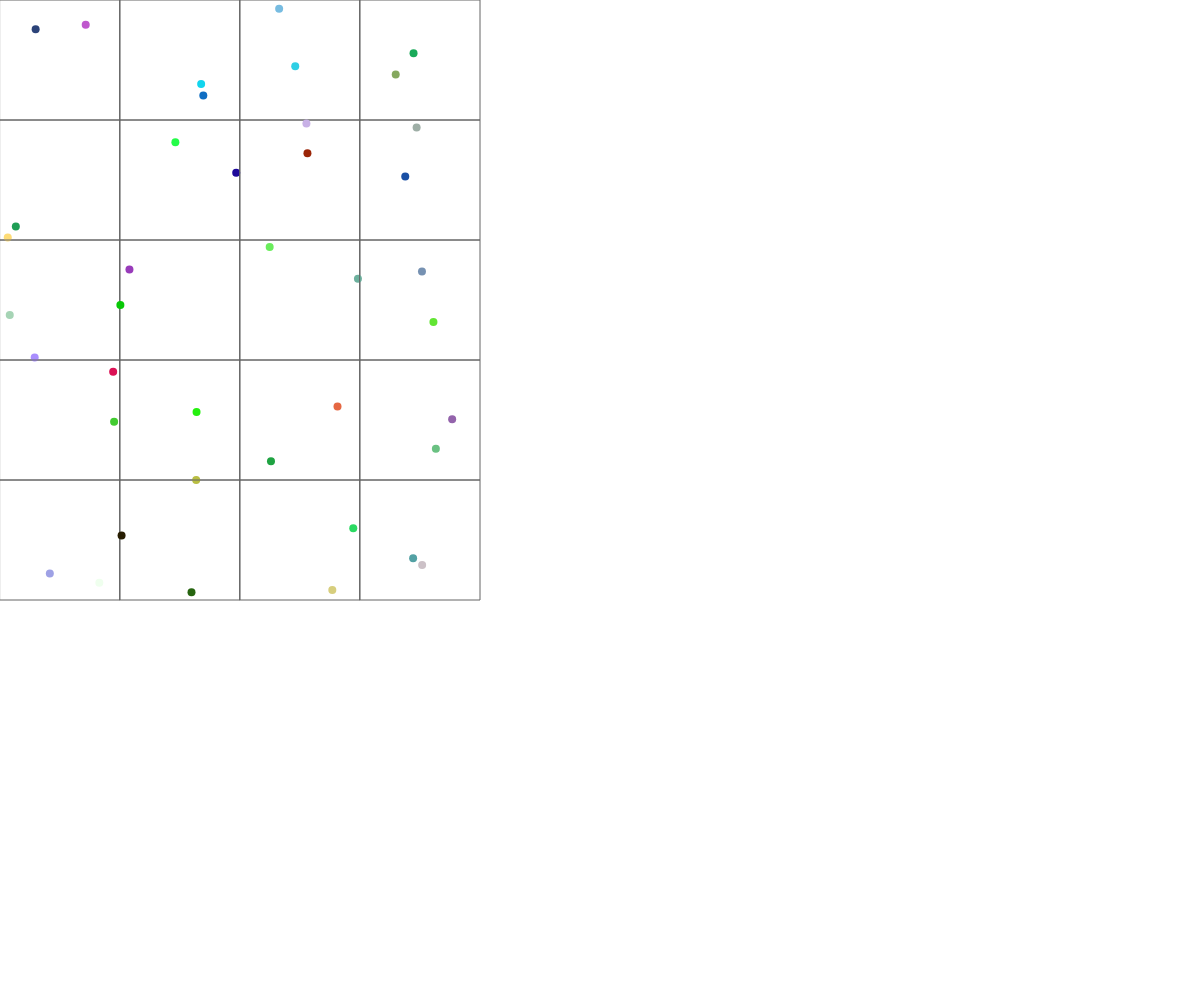
Frame 1 (no input)
Frame 60 (no input): identical to frame 1, image omitted
Frame 120 (the mouse pressed at the canvas centre since frame 60): identical to frame 1, image omitted

The p5.js sketch that drew this single still picture (run headless with seeded random() and noise() and a simulated clock; from frame 60 on, the mouse is pressed at the canvas centre):

// p5.js sketch
// ── sketch.js
let tileSize = 120;
let gridCols = 4;
let gridRows = 5;
let pointsPerTile = 2;
let searchStepsPerTileSqrt = 30;
let epsilon = 6;

let tiles = [];

function initTiles() {
  for (let y = 0; y < gridRows; y++) {
    for (let x = 0; x < gridCols; x++) {
      let tileX = x * tileSize;
      let tileY = y * tileSize;

      // Generate random points within the tile
      let points = [];
      for (let i = 0; i < pointsPerTile; i++) {
        let px = random(tileX, tileX + tileSize);
        let py = random(tileY, tileY + tileSize);
        points.push([createVector(px, py), color(random(255), random(255), random(255))]);
      }

      tiles.push({
        x: tileX,
        y: tileY,
        points: points
      });
    }
  }
}

function findThreeClosestPoints(target, pointArray) {
  // Start with max distance and dummy points
  let closest = [
    { dist: Infinity, point: null },
    { dist: Infinity, point: null },
    { dist: Infinity, point: null }
  ];

  for (let i = 0; i < pointArray.length; i++) {
    let p = pointArray[i];
    let d = dist(target.x, target.y, p[0].x, p[0].y);

    // Insert in the right spot if closer than any current
    if (d < closest[0].dist) {
      // Shift down
      closest[2] = closest[1];
      closest[1] = closest[0];
      closest[0] = { dist: d, point: p };
    } else if (d < closest[1].dist) {
      closest[2] = closest[1];
      closest[1] = { dist: d, point: p };
    } else if (d < closest[2].dist) {
      closest[2] = { dist: d, point: p };
    }
  }

  return closest;
}

function getThreePointDistanceDifference(target, points) {
  let d_a = dist(target.x, target.y, points[0].point[0].x, points[0].point[0].y);
  let d_b = dist(target.x, target.y, points[1].point[0].x, points[1].point[0].y);
  let d_c = dist(target.x, target.y, points[2].point[0].x, points[2].point[0].y);
  
  let dx_ab = abs(d_a - d_b);
  let dx_bc = abs(d_b - d_c);
  let dx_ac = abs(d_a - d_c);
  return (dx_ab + dx_bc + dx_ac);
  /*
  let distances = [d_a, d_b, d_c];

  // Find the max and min distances
  let maxDist = Math.max(...distances);
  let minDist = Math.min(...distances);

  // Return the difference — how far off they are from being equal
  return maxDist - minDist;
  */
}

function getThreePointTotalDistance(target, points) {
  return (
    dist(target.x, target.y, points[0].point[0].x, points[0].point[0].y) +
    dist(target.x, target.y, points[1].point[0].x, points[1].point[0].y) +
    dist(target.x, target.y, points[2].point[0].x, points[2].point[0].y)
  );
}



function setup() {
  createCanvas(windowWidth, windowHeight);
  initTiles();
}

function draw() {
  background(255);
  strokeWeight(1);
  
  for (let tile of tiles) {
    // Draw tile
    noFill();
    stroke(100);
    rect(tile.x, tile.y, tileSize, tileSize);

    // Draw points in tile
    noStroke();      
    for (let p of tile.points) {
      fill(p[1]);
      circle(p[0].x, p[0].y, 8);
    }
  }
  
  let cx = floor(mouseX / tileSize);
  let cy = floor(mouseY / tileSize);
  if (mouseX < 25 || mouseY < 25 || cx >= gridCols || cy >= gridRows)
    return;

  let lx = (cx - 1 + gridCols) % gridCols;
  let rx = (cx + 1) % gridCols;
  let ty = (cy - 1 + gridRows) % gridRows;
  let by = (cy + 1) % gridRows;
    
  let tileCenter = tiles[cx + cy * gridCols];
  let tileTopLeft = tiles[lx + ty * gridCols];
  let tileTopCenter = tiles[cx + ty * gridCols];
  let tileTopRight = tiles[rx + ty * gridCols];
  let tileCenterLeft = tiles[lx + cy * gridCols];
  let tileCenterRight = tiles[rx + cy * gridCols];
  let tileBottomLeft = tiles[lx + by * gridCols];
  let tileBottomCenter = tiles[cx + by * gridCols];
  let tileBottomRight = tiles[rx + by * gridCols];
  let allPoints = [...tileCenter.points, ...tileTopLeft.points, ...tileTopCenter.points, ...tileTopRight.points, ...tileCenterLeft.points, ...tileCenterRight.points, ...tileBottomLeft.points, ...tileBottomCenter.points, ...tileBottomRight.points];
  
  // Draw neighbors
  noFill();
  strokeWeight(2);
  stroke(200, 150, 0);
  rect(tileTopLeft.x, tileTopLeft.y, tileSize, tileSize);
  rect(tileTopCenter.x, tileTopCenter.y, tileSize, tileSize);
  rect(tileTopRight.x, tileTopRight.y, tileSize, tileSize);
  rect(tileCenterLeft.x, tileCenterLeft.y, tileSize, tileSize);
  rect(tileCenterRight.x, tileCenterRight.y, tileSize, tileSize);
  rect(tileBottomLeft.x, tileBottomLeft.y, tileSize, tileSize);
  rect(tileBottomCenter.x, tileBottomCenter.y, tileSize, tileSize);
  rect(tileBottomRight.x, tileBottomRight.y, tileSize, tileSize);
  
  // Draw center tile
  stroke(100, 200, 0);
  rect(tileCenter.x, tileCenter.y, tileSize, tileSize);
  
  let stepSize = tileSize / searchStepsPerTileSqrt;
  for (let y = tileCenter.y; y <= tileCenter.y + tileSize; y += stepSize) {
    for (let x = tileCenter.x; x <= tileCenter.x + tileSize; x += stepSize) {
      let pCenter = createVector(x, y);

      // Cardinal neighbors
      let pLeft   = createVector(max(tileCenter.x, x - stepSize), y);
      let pRight  = createVector(min(tileCenter.x + tileSize, x + stepSize), y);
      let pTop    = createVector(x, max(tileCenter.y, y - stepSize));
      let pBottom = createVector(x, min(tileCenter.y + tileSize, y + stepSize));

      // Diagonal (corner) neighbors
      let pTopLeft     = createVector(pLeft.x,  pTop.y);
      let pTopRight    = createVector(pRight.x, pTop.y);
      let pBottomLeft  = createVector(pLeft.x,  pBottom.y);
      let pBottomRight = createVector(pRight.x, pBottom.y);

      // Find closest 3 points for each probe
      let closestCenter      = findThreeClosestPoints(pCenter,      allPoints);
      let closestLeft        = findThreeClosestPoints(pLeft,        allPoints);
      let closestRight       = findThreeClosestPoints(pRight,       allPoints);
      let closestTop         = findThreeClosestPoints(pTop,         allPoints);
      let closestBottom      = findThreeClosestPoints(pBottom,      allPoints);
      let closestTopLeft     = findThreeClosestPoints(pTopLeft,     allPoints);
      let closestTopRight    = findThreeClosestPoints(pTopRight,    allPoints);
      let closestBottomLeft  = findThreeClosestPoints(pBottomLeft,  allPoints);
      let closestBottomRight = findThreeClosestPoints(pBottomRight, allPoints);

      // Get distance deviation from equidistantness
      let dxCenter      = getThreePointDistanceDifference(pCenter,      closestCenter);
      let dxLeft        = getThreePointDistanceDifference(pLeft,        closestLeft);
      let dxRight       = getThreePointDistanceDifference(pRight,       closestRight);
      let dxTop         = getThreePointDistanceDifference(pTop,         closestTop);
      let dxBottom      = getThreePointDistanceDifference(pBottom,      closestBottom);
      let dxTopLeft     = getThreePointDistanceDifference(pTopLeft,     closestTopLeft);
      let dxTopRight    = getThreePointDistanceDifference(pTopRight,    closestTopRight);
      let dxBottomLeft  = getThreePointDistanceDifference(pBottomLeft,  closestBottomLeft);
      let dxBottomRight = getThreePointDistanceDifference(pBottomRight, closestBottomRight);

      // Visualize main probe
      noStroke();
      // fill(closestCenter[0].point[1]); // green intensity based on equidistant-ness
      fill(0, dxCenter * 4, 0); // green intensity based on equidistant-ness
      circle(x, y, 6);

      // Check if center is a local minimum among all 8 neighbors
      if (
        dxCenter < dxLeft &&
        dxCenter < dxRight &&
        dxCenter < dxTop &&
        dxCenter < dxBottom &&
        dxCenter < dxTopLeft &&
        dxCenter < dxTopRight &&
        dxCenter < dxBottomLeft &&
        dxCenter < dxBottomRight
      ) {
        fill(250, 200, 0); // highlight as local Voronoi vertex candidate
        circle(x, y, 6);
      }
    }
  }
}
